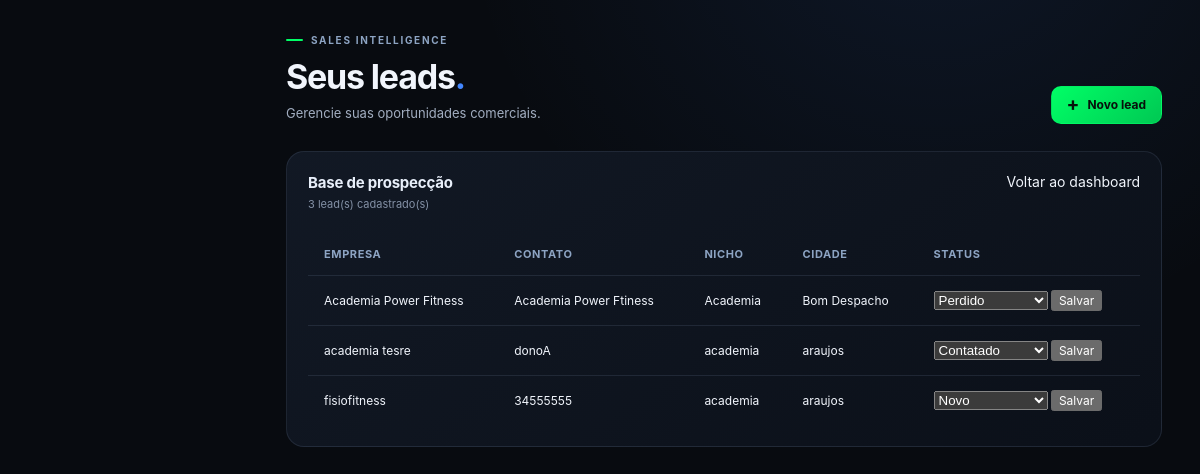
Screenshot of /leads/ with the database file from the repository.
### leads/models.py (models this page shows, shortened)
class Lead(models.Model):
    STATUS_CHOICES = [
        ("novo", "Novo"),
        ("contatado", "Contatado"),
        ("respondeu", "Respondeu"),
        ("negociando", "Em negociação"),
        ("convertido", "Convertido"),
        ("perdido", "Perdido"),
    ]
    empresa = models.CharField(max_length=150)
    nome_contato = models.CharField(max_length=150, blank=True)
    nicho = models.CharField(max_length=100)
    cidade = models.CharField(max_length=100)
    telefone = models.CharField(max_length=30, blank=True)
    site_atual = models.URLField(blank=True)
    oportunidade = models.TextField()
    status = models.CharField(
        max_length=20,
        choices=STATUS_CHOICES,
        default="novo",
    )
    criado_em = models.DateTimeField(auto_now_add=True)
    atualizado_em = models.DateTimeField(auto_now=True)

### leads/views.py (the view)
# urls.py: path("leads/", listar_leads, name ="listar_leads"),
def listar_leads(request):
    leads = Lead.objects.all().order_by("-criado_em")
    return render(
      request,
        "listar_leads.html",
        {
            "leads": leads,
            "status_choices": Lead.STATUS_CHOICES,
        },
    )

### leads/templates/listar_leads.html (shortened to what this page needs)
<!DOCTYPE html>
<html lang="pt-BR">
<head>
    {% load static %}
    <link rel="stylesheet" href="{% static 'leads.css' %}">
</head>
<body>
    <main class="main-content">
        <header class="page-heading">
            <div>
                <div class="eyebrow">
                    <span class="eyebrow-line"></span>
                    SALES INTELLIGENCE
                </div>
                <h1>Seus leads<span>.</span></h1>
                <p>Gerencie suas oportunidades comerciais.</p>
            </div>
            <a class="btn-primary" href="{% url 'cadastrar_lead' %}">
                <span aria-hidden="true">+</span>
                Novo lead
            </a>
        </header>
        <section class="panel">
            <div class="panel-heading">
                <div>
                    <h2>Base de prospecção</h2>
                    <p>{{ leads|length }} lead(s) cadastrado(s)</p>
                </div>
                <a href="{% url 'dashboard' %}">Voltar ao dashboard</a>
            </div>
            {% if leads %}
            <div class="leads-table-wrapper">
                <table class="leads-table">
                    <thead>
                        <tr>
                            <th>Empresa</th>
                            <th>Contato</th>
                            <th>Nicho</th>
                            <th>Cidade</th>
                            <th>Status</th>
                        </tr>
                    </thead>
                    <tbody>
                        {% for lead in leads %}
                        <tr>
                            <td>{{ lead.empresa }}</td>
                            <td>{{ lead.nome_contato|default:"—" }}</td>
                            <td>{{ lead.nicho }}</td>
                            <td>{{ lead.cidade }}</td>
                            <td>
                                <form method="post" action="{% url 'atualizar_status_lead' lead.id %}"
                                    class="status-form">
                                    <select name="status" aria-label="Status de {{ lead.empresa }}">
                                        {% for valor, rotulo in status_choices %}
                                        <option value="{{ valor }}" {% if lead.status == valor %}selected{% endif %}>
                                            {{ rotulo }}
                                        </option>
                                        {% endfor %}
                                    </select>
                                    <button type="submit" class="btn-status">Salvar</button>
                                </form>
                            </td>
                        </tr>
                        {% endfor %}
                    </tbody>
                </table>
            </div>
            {% else %}
            <div class="conversion-empty">
                <p>Nenhum lead cadastrado ainda.</p>
                <span>Cadastre sua primeira oportunidade para começar.</span>
            </div>
            {% endif %}
        </section>
    </main>
</body>
</html>

### leads/static/leads.css (style rules this page uses)
:root { color-scheme: dark; --bg: #080B10; --sidebar: #090D14; --surface: #111722; --surface-raised: #171F2D; --border: rgba(135, 157, 190, 0.15); --border-strong: rgba(67, 135, 255, 0.38); --text: #F1F5FC; --muted: #A2AEC1; --subtle: #8491A6; --blue: #4387FF; --cyan: #27C8F5; --mint: #00FF66; --rose: #FF5577; --radius: 18px; }
* { box-sizing: border-box; }
html { min-height: 100%; scroll-behavior: smooth; }
body { margin: 0; min-height: 100vh; background: radial-gradient(ellipse at 78% -15%, rgba(67, 135, 255, .10), transparent 36%), var(--bg); color: var(--text); font-family: Inter, "Segoe UI", Arial, sans-serif; font-size: 14px; -webkit-font-smoothing: antialiased; }
a { color: inherit; text-decoration: none; }
button { font: inherit; }
.brand-name>span, .page-heading h1>span { color: var(--blue); }
.main-content { min-height: 100vh; margin-left: 248px; padding: 0 38px 22px; }
.page-heading { display: flex; align-items: flex-end; justify-content: space-between; gap: 20px; padding: 34px 0 27px; }
.eyebrow { display: flex; align-items: center; gap: 8px; color: #8da4c3; font-size: 10px; font-weight: 750; letter-spacing: 1.7px; }
.eyebrow-line { width: 17px; height: 2px; border-radius: 2px; background: var(--mint); }
.page-heading h1 { margin: 11px 0 7px; font-size: clamp(27px, 3vw, 34px); line-height: 1.15; letter-spacing: -1.2px; font-weight: 730; }
.page-heading p { margin: 0; color: var(--muted); font-size: 13px; line-height: 1.6; }
.section-heading h2, .panel-heading h2 { margin: 0; color: #e8effa; font-size: 15px; font-weight: 650; letter-spacing: -.2px; }
.section-heading p, .panel-heading p { margin: 5px 0 0; color: var(--subtle); font-size: 11px; }
.panel { min-width: 0; padding: 21px; border: 1px solid var(--border); border-radius: var(--radius); background: linear-gradient(145deg, rgba(18, 25, 37, .98), rgba(11, 16, 25, .99)); }
.panel-heading { display: flex; align-items: flex-start; justify-content: space-between; gap: 15px; margin-bottom: 22px; }
.btn-primary { display: inline-flex; align-items: center; justify-content: center; gap: 8px; min-height: 38px; padding: 0 15px; border: 1px solid rgba(0, 255, 102, .3); border-radius: 10px; background: linear-gradient(135deg, #00FF66, #00C853); color: #07100B; font-size: 12px; font-weight: 750; white-space: nowrap; transition: transform .18s ease, filter .18s ease; }
.btn-primary span { font-size: 19px; line-height: 1; }
.leads-table-wrapper { width: 100%; overflow-x: auto; margin-top: 20px; }
.leads-table { width: 100%; border-collapse: collapse; text-align: left; }
.leads-table th, .leads-table td { padding: 14px 16px; border-bottom: 1px solid var(--border); white-space: nowrap; }
.leads-table th { color: #8da4c3; font-size: 11px; font-weight: 700; text-transform: uppercase; letter-spacing: .6px; }
.leads-table td { color: var(--text); font-size: 12px; }
.leads-table tbody tr { transition: background .18s ease; }
.leads-table tbody tr:last-child td { border-bottom: none; }

### rows the page displays
Lead: empresa "Academia Power Fitness", nome_contato "Academia Power Ftiness", nicho "Academia", cidade "Bom Despacho", status "Perdido"
Lead: empresa "academia tesre", nome_contato "donoA", nicho "academia", cidade "araujos", status "Contatado"
Lead: empresa "fisiofitness", nome_contato "34555555", nicho "academia", cidade "araujos", status "Novo"

### other values shown
{{ leads|length }} "3"
